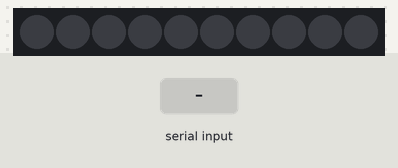
The sketch below on a simulated Arduino Uno, built with avr-gcc and run on an emulated ATmega328P. Parts: 10 RGB LEDs in strip order, left to right. The inputs (shaded band) are chosen by the test bench.

Above: at 1.2 s.
1.3 s: "RED\n" received over Serial
At 2.1 s:
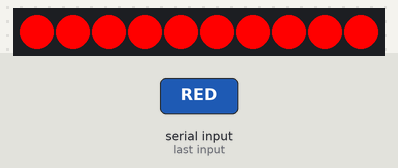
2.8 s: "GREEN\n" received over Serial
At 3.2 s:
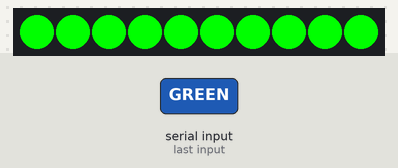
4.3 s: "BLUE\n" received over Serial
At 5.5 s:
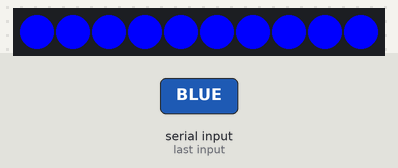
5.8 s: "WHITE\n" received over Serial
At 6.7 s:
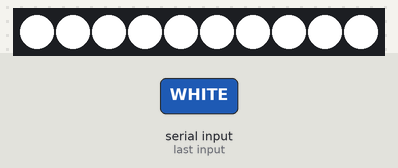
7.3 s: "OFF\n" received over Serial
At 7.8 s:
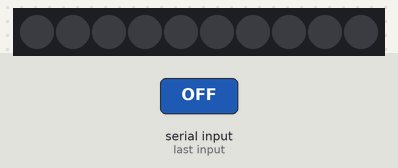
Timing chart, 0 to 9.8 s (numbered marks = the images above; inputs shaded):
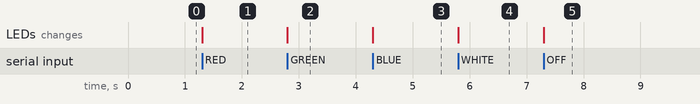

Measured:
- after the input at 1.3 s, the LEDs: change at once (image 1)
- after the input at 2.8 s, the LEDs: change at once (image 2)
- after the input at 4.3 s, the LEDs: change at once (image 3)
- after the input at 5.8 s, the LEDs: change at once (image 4)
- after the input at 7.3 s, the LEDs: change at once (image 5)

The sketch:

WS2813_LED.ino
```cpp
/*
 * ============================================================
 * WS2813 LED CONTROL - ESP32 S3 (ROS READY VERSION)
 * ============================================================
 *
 * PURPOSE:
 * - Control WS2813 LED strip
 * - Easily integrate with micro-ROS later
 * - Accept flexible RGB values (any color)
 *
 * HARDWARE:
 *  DATA -> GPIO 8
 *  VCC  -> 5V external
 *  GND  -> Common with ESP32
 *
 * ============================================================
 * ROS2 INTEGRATION PLAN (IMPORTANT)
 * ============================================================
 *
 * CURRENT:
 *  - Using Serial input for testing
 *
 * LATER (micro-ROS):
 *  1. Replace Serial input with ROS2 subscriber
 *  2. Subscribe to topic: /led_cmd
 *
 * MESSAGE OPTIONS:
 *
 *  Option A (Recommended):
 *    std_msgs/Int32MultiArray
 *    Example:
 *      [255, 0, 0]   -> RED
 *      [0, 255, 0]   -> GREEN
 *      [0, 0, 255]   -> BLUE
 *      [255, 255, 0] -> YELLOW
 *
 *  Option B (Advanced):
 *    Custom msg:
 *      uint8 r
 *      uint8 g
 *      uint8 b
 *      uint8 mode   // blink, solid, etc.
 *
 * ============================================================
 */

#include <Adafruit_NeoPixel.h>

#define LED_PIN     10
#define NUM_LEDS    10   // Change as neededo

Adafruit_NeoPixel strip(NUM_LEDS, LED_PIN, NEO_GRB + NEO_KHZ800);

// ============================================================
// SETUP
// ============================================================
void setup() {
  Serial.begin(115200);

  strip.begin();
  strip.show();   // Turn OFF all LEDs initially
}

// ============================================================
// CORE FUNCTION (IMPORTANT)
// ============================================================
//
// This is the ONLY function your ROS callback will use later
//
void setColor(uint8_t r, uint8_t g, uint8_t b) {
  for (int i = 0; i < NUM_LEDS; i++) {
    strip.setPixelColor(i, strip.Color(r, g, b));
  }
  strip.show();
}

// Turn OFF LEDs
void clearLEDs() {
  strip.clear();
  strip.show();
}

// ============================================================
// LOOP (TESTING MODE ONLY)
// ============================================================
//
// Replace this section with micro-ROS subscriber later
//
void loop() {

  if (Serial.available()) {

    String cmd = Serial.readStringUntil('\n');

    // --------------------------------------------------------
    // METHOD 1: PREDEFINED COLORS
    // --------------------------------------------------------
    if (cmd == "RED") {
      setColor(255, 0, 0);
    }
    else if (cmd == "GREEN") {
      setColor(0, 255, 0);
    }
    else if (cmd == "BLUE") {
      setColor(0, 0, 255);
    }
    else if (cmd == "WHITE") {
      setColor(255, 255, 255);
    }
    else if (cmd == "OFF") {
      clearLEDs();
    }

    // --------------------------------------------------------
    // METHOD 2: CUSTOM RGB INPUT  (IMPORTANT)
    // Format:
    //   R,G,B
    // Example:
    //   255,100,0   -> ORANGE
    //   255,0,255   -> MAGENTA
    //   0,255,255   -> CYAN
    // --------------------------------------------------------
    else {

      int r, g, b;

      // Parse input string
      if (sscanf(cmd.c_str(), "%d,%d,%d", &r, &g, &b) == 3) {

        // Limit values between 0–255
        r = constrain(r, 0, 255);
        g = constrain(g, 0, 255);
        b = constrain(b, 0, 255);

        setColor(r, g, b);
      }
    }
  }
}

/*
 * ============================================================
 * MICRO-ROS INTEGRATION (DROP-IN LOGIC)
 * ============================================================
 *
 * Replace loop() with ROS callback like this:
 *
 * void led_callback(const void * msgin) {
 *
 *   const std_msgs__msg__Int32MultiArray * msg =
 *       (const std_msgs__msg__Int32MultiArray *)msgin;
 *
 *   int r = msg->data.data[0];
 *   int g = msg->data.data[1];
 *   int b = msg->data.data[2];
 *
 *   setColor(r, g, b);
 * }
 *
 * ============================================================
 */
```
